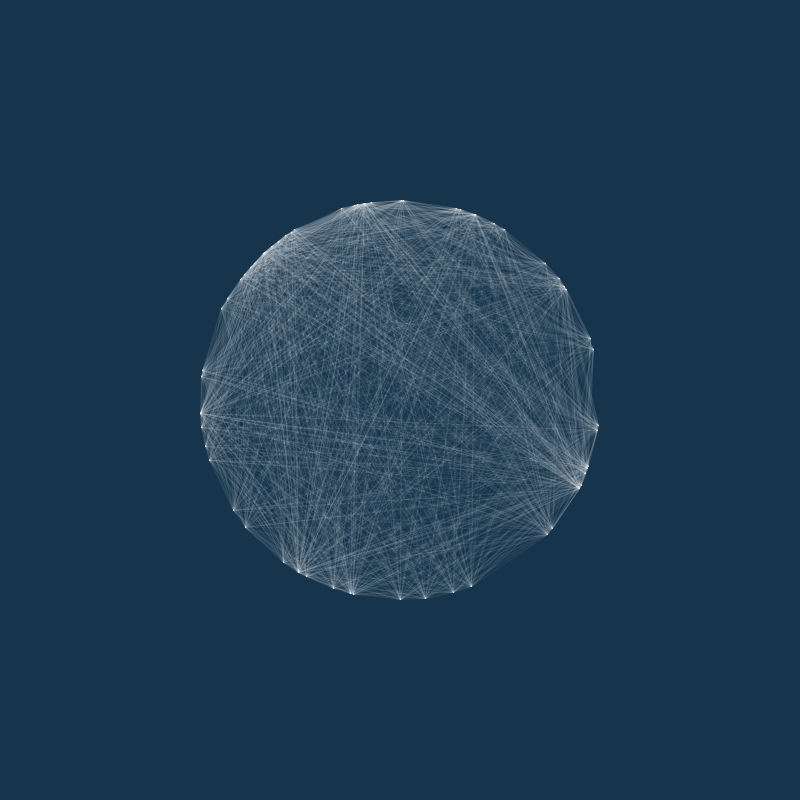
Frame 1 (no input)
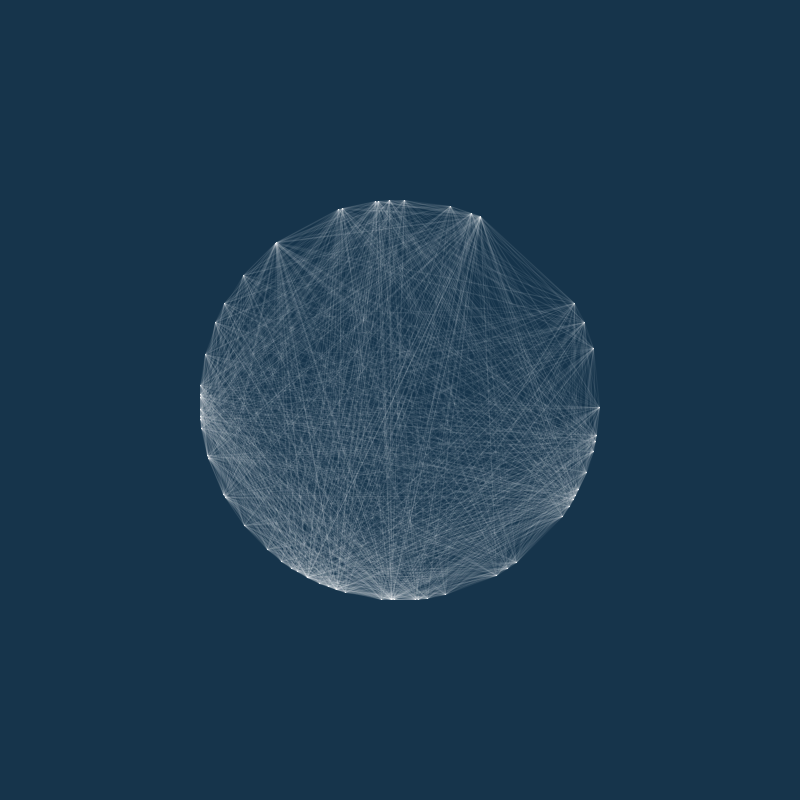
Frame 60 (the mouse pressed at the canvas centre just before this capture)
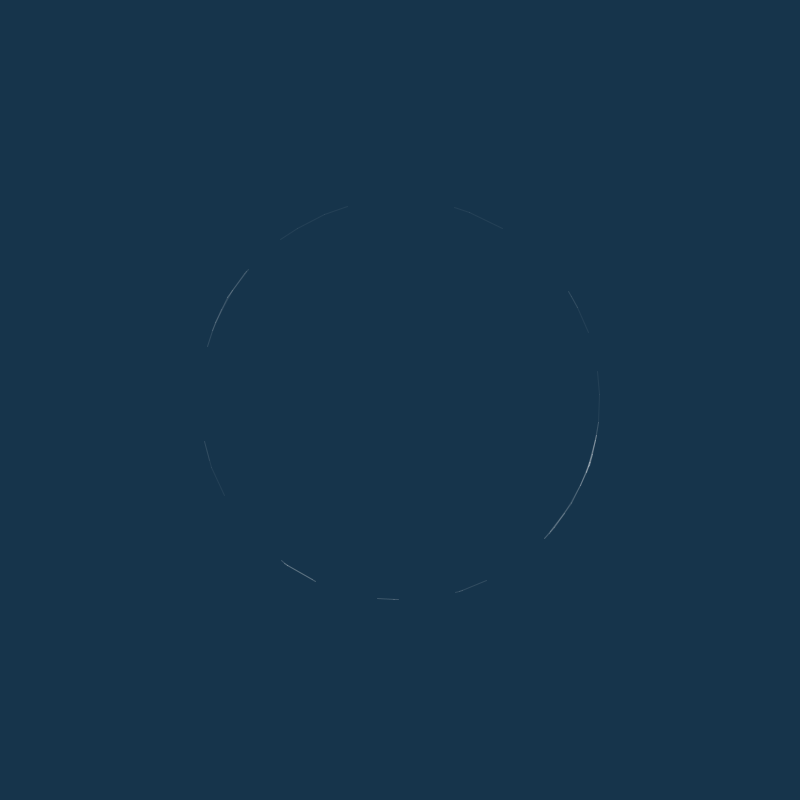
Frame 120 (the mouse held since frame 60 and released just before this capture)

The Processing sketch that drew these frames (run headless with seeded random() and noise(); from frame 60 on, the mouse is pressed at the canvas centre):

// Processing sketch: Sketch_50
// ── Sketch_50.pde
PVector[] cerchio;
float distanza_massima = 800;
float distanza_minima = 800; 
float raggio = random(width, width);

void setup() {
  size (800, 800); 
  frameRate(15);
}

void draw() {
 
  distanza_minima = distanza_massima * 0.01;
  cerchio = getCircleCoordsArray(180, raggio*2);
  background (#16344b);
  stroke(255,15);
  distanceCompare(cerchio, cerchio, distanza_minima, distanza_massima * 0.6);
  
}

void distanceCompare(PVector[] first, PVector[] second, float distanza_minima, float distanza_massima ) {

  int i =117;
  while (i < first.length) {

    PVector loc1 = first[i];

    int j = 220;
    
    if (first == second) {
      j = i + 7;
    }
    
    while (j < second.length) {

      PVector loc2 = second[j];

      float distance = dist(loc1.x, loc1.y, loc2.x, loc2.y);

      if (distance > distanza_minima &&  distance < distanza_massima) {
        line(loc1.x, loc1.y, loc2.x, loc2.y);
      }

      j = j + 1;
    }

    i = i + 1;
  }
}


PVector[] getCircleCoordsArray(float num, float radius) {

  int arrayLaenge = (int) num;

  if (arrayLaenge <= 0) {
    arrayLaenge = 1;
  }

  PVector[] locations = new PVector[arrayLaenge];

  int i = 0;
  while (i < locations.length) {

    float angolo = random(0, TWO_PI);

    float x = width / 2 + cos(angolo) * radius;
    float y = height / 2 + sin(angolo) * radius;

    PVector newLocation = new PVector(x, y);

    locations[i] = newLocation;

    i = i + 1;
  }

  return locations;
}

void mousePressed() {
  float raggio1 = random(width * 0.01, width );
  float raggio2 = random(width * 0.01, width);
 distanza_massima = abs(raggio1 - raggio2) * 1.2;
  distanza_minima = distanza_massima * 0.4;
  cerchio = getCircleCoordsArray(random(10, 200), raggio1);
  
  redraw();
}
